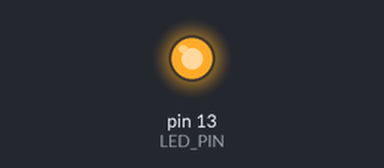
A sketch run on a simulated Arduino Uno, built with avr-gcc and run on an emulated ATmega328P. On the bench: output pins drawn as LEDs (lit = HIGH). What the sketch prints to the serial monitor is not drawn.

Above: at 0.2 s.
At 3.5 s:
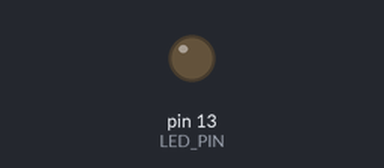
Timing chart, 0 to 5.2 s (numbered marks = the images above):
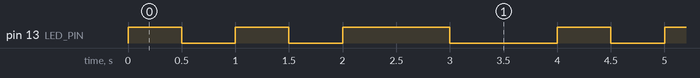

The sketch:

Week_1.ino
```cpp
 /*
  Week 1 - Graded Activity: AlphaBot2 Startup Animation

  Learning objectives:
  - Combine digitalWrite(), delay(), and Serial.println() in one sequence
  - Use a variable that updates once per loop, separate from the LED timing itself

  Instructions:
  - Print a startup message once in setup()
  - In loop(), blink the LED fast twice, then once slowly
  - Increase the cycle counter once per loop and print it
  - Print "System Ready" at the end of each cycle
  - Fill the blanks " _______ " -> " with something as instructed "
*/

// ================= PIN DEFINITION =================
#define LED_PIN 13    // onboard LED

// ================= VARIABLE =================
int cycleCount = 0;   // counts how many times the loop (one full animation) has run

// ================= SETUP =================
void setup() {
  // TODO: Start Serial communication at 9600 baud
  Serial.begin(9600);

  // TODO: Set LED_PIN as OUTPUT
  pinMode(13, OUTPUT);

  // TODO: Print a startup message
  Serial.println("Robot Robot");
}
int counter=0;
// ================= LOOP =================
void loop() {

  // TODO: Blink the LED fast, twice
  digitalWrite(13, HIGH);
  delay(500);
  digitalWrite(13, LOW);
  delay(500);
  digitalWrite(13, HIGH);
  delay(500);
  digitalWrite(13, LOW);
  delay(500);

  // TODO: Blink the LED once, slowly
  digitalWrite(13, HIGH);
  delay(1000);
  digitalWrite(13, LOW);
  delay(1000);

  // TODO: Increase the cycle counter by 1
  counter = counter + 1;

  // TODO: Print the cycle counter
  Serial.print("Cycles Completed:");
  Serial.println(counter);
}
```

Measured:
- by itself, pin 13 (LED_PIN): repeats every 4.0 s: LOW 0.50 s, HIGH 0.50 s, LOW 0.50 s, HIGH 1.0 s, LOW 1.0 s, HIGH 0.50 s
- by itself, everything shown: repeats every 4.0 s, in 6 steps
